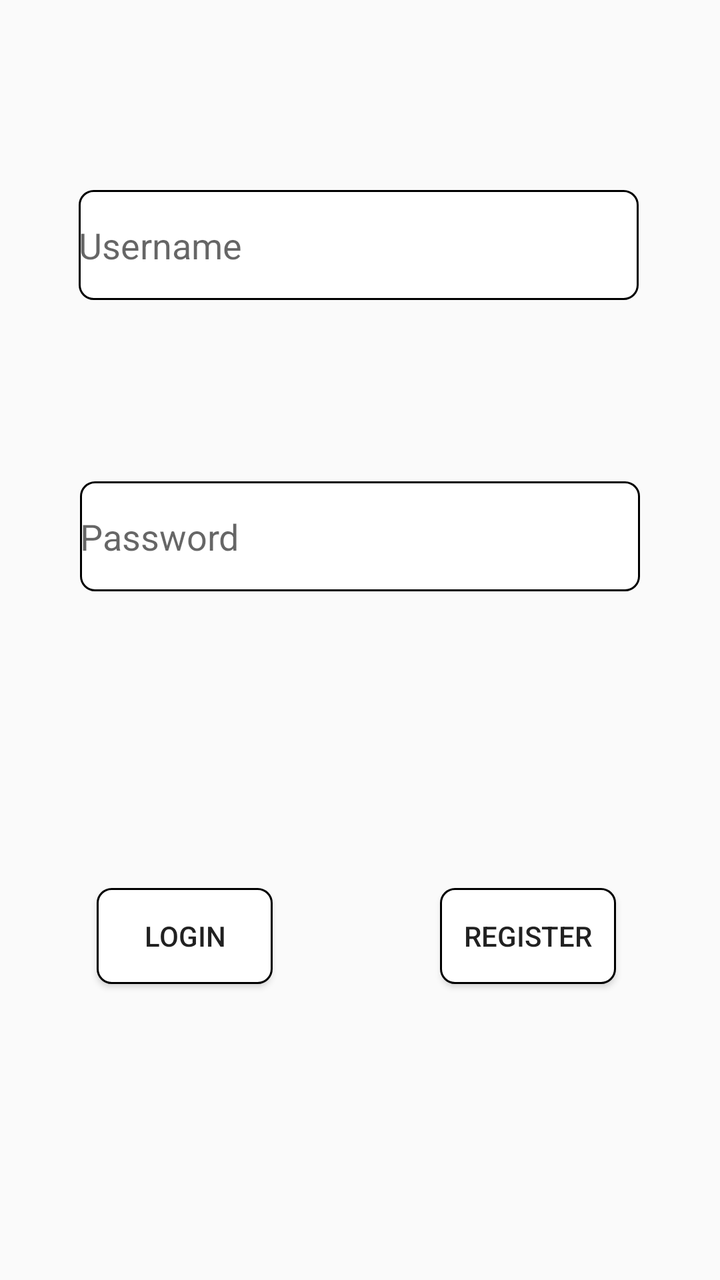
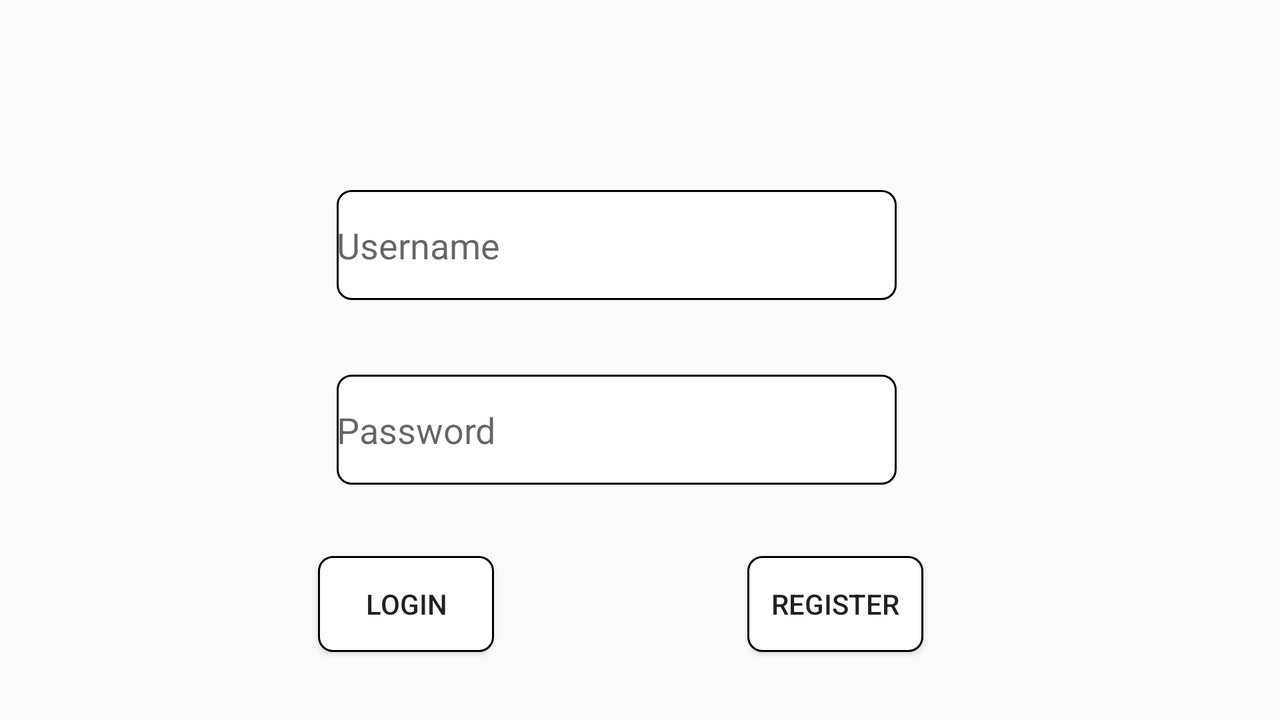

Two renders of one Android screen. The first uses the default layout on a phone; the second uses the alternative layout the repository ships for a different screen configuration, on a matching device. The two XML files are below.
<!-- AndroidManifest.xml: application theme AppTheme -->
<!-- res/layout/activity_main.xml -->
<?xml version="1.0" encoding="utf-8"?>
<android.support.constraint.ConstraintLayout xmlns:android="http://schemas.android.com/apk/res/android"
    xmlns:app="http://schemas.android.com/apk/res-auto"
    xmlns:tools="http://schemas.android.com/tools"
    android:layout_width="match_parent"
    android:layout_height="match_parent"
    tools:context="jjcdevelopments.munchies.MainActivity"
    tools:layout_editor_absoluteY="81dp"
    tools:layout_editor_absoluteX="0dp">

    <Button
        android:id="@+id/LogBtn"
        android:layout_width="wrap_content"
        android:layout_height="wrap_content"
        android:layout_marginLeft="8dp"
        android:layout_marginRight="8dp"
        android:background="@drawable/shape"
        android:text="Login"
        app:layout_constraintHorizontal_bias="0.157"
        app:layout_constraintLeft_toLeftOf="parent"
        app:layout_constraintRight_toRightOf="parent"
        android:layout_marginTop="8dp"
        app:layout_constraintTop_toBottomOf="@+id/editText2"
        app:layout_constraintBottom_toBottomOf="parent"
        android:layout_marginBottom="8dp" />

    <EditText
        android:id="@+id/editText"
        android:layout_width="280dp"
        android:layout_height="55dp"
        android:ems="10"
        android:hint="Username"
        android:inputType="textPersonName"
        android:background="@drawable/shape"
        app:layout_constraintTop_toTopOf="parent"
        android:layout_marginTop="95dp"
        android:layout_marginLeft="8dp"
        app:layout_constraintLeft_toLeftOf="parent"
        android:layout_marginRight="8dp"
        app:layout_constraintRight_toRightOf="parent"
        app:layout_constraintBottom_toBottomOf="parent"
        android:layout_marginBottom="8dp"
        app:layout_constraintVertical_bias="0.0"
        app:layout_constraintHorizontal_bias="0.488" />

    <EditText
        android:id="@+id/editText2"
        android:layout_width="280dp"
        android:layout_height="55dp"
        android:ems="10"
        android:hint="Password"
        android:inputType="textPassword"
        android:background="@drawable/shape"
        android:layout_marginLeft="8dp"
        app:layout_constraintLeft_toLeftOf="parent"
        android:layout_marginRight="8dp"
        app:layout_constraintRight_toRightOf="parent"
        app:layout_constraintTop_toTopOf="parent"
        android:layout_marginTop="8dp"
        app:layout_constraintBottom_toBottomOf="parent"
        android:layout_marginBottom="8dp"
        app:layout_constraintVertical_bias="0.409" />

    <Button
        android:id="@+id/RegBtn"
        android:layout_width="wrap_content"
        android:layout_height="wrap_content"
        android:layout_marginBottom="8dp"
        android:layout_marginLeft="8dp"
        android:layout_marginRight="52dp"
        android:background="@drawable/shape"
        android:text="Register"
        app:layout_constraintBottom_toBottomOf="parent"
        app:layout_constraintHorizontal_bias="1.0"
        app:layout_constraintLeft_toLeftOf="parent"
        app:layout_constraintRight_toRightOf="parent"
        android:layout_marginTop="8dp"
        app:layout_constraintTop_toBottomOf="@+id/editText2" />

</android.support.constraint.ConstraintLayout>
<!-- resources referenced by this layout -->
<resources>
  <!-- drawable shape (drawable) -->
  <?xml version="1.0" encoding="utf-8"?>
  <shape xmlns:android="http://schemas.android.com/apk/res/android" >
      <stroke android:width="1dp"
          android:color="#000000"/>
      <solid
          android:color="#FFFFFF" />
      <corners
          android:bottomLeftRadius="7dp"
          android:bottomRightRadius="7dp"
          android:topLeftRadius="7dp"
          android:topRightRadius="7dp" />
  </shape>
  <style name="AppTheme" parent="Theme.AppCompat.Light.DarkActionBar">
          
          <item name="colorPrimary">@color/colorPrimary</item>
          <item name="colorPrimaryDark">@color/colorPrimaryDark</item>
          <item name="colorAccent">@color/colorAccent</item>
      </style>
  <color name="colorPrimary">#041b9b</color>
  <color name="colorPrimaryDark">#000</color>
  <color name="colorAccent">#ac0208</color>
</resources>
<!-- res/layout-land/activity_main.xml (the repository's variant of the layout above) -->
<!-- drawn on the phone turned sideways -->
<?xml version="1.0" encoding="utf-8"?>
<android.support.constraint.ConstraintLayout xmlns:android="http://schemas.android.com/apk/res/android"
    xmlns:app="http://schemas.android.com/apk/res-auto"
    xmlns:tools="http://schemas.android.com/tools"
    android:layout_width="match_parent"
    android:layout_height="match_parent"
    tools:context="jjcdevelopments.munchies.MainActivity"
    tools:layout_editor_absoluteY="81dp"
    tools:layout_editor_absoluteX="0dp"
    android:background="@mipmap/mainbg">

    <Button
        android:id="@+id/LogBtn"
        android:layout_width="wrap_content"
        android:layout_height="wrap_content"
        android:layout_marginLeft="8dp"
        android:layout_marginRight="8dp"
        android:background="@drawable/shape"
        android:text="Login"
        app:layout_constraintHorizontal_bias="0.282"
        app:layout_constraintLeft_toLeftOf="parent"
        app:layout_constraintRight_toRightOf="parent"
        android:layout_marginTop="8dp"
        app:layout_constraintTop_toBottomOf="@+id/Password"
        app:layout_constraintBottom_toBottomOf="parent"
        android:layout_marginBottom="8dp"
        app:layout_constraintVertical_bias="0.514" />

    <EditText
        android:id="@+id/editText"
        android:layout_width="280dp"
        android:layout_height="55dp"
        android:ems="10"
        android:hint="Username"
        android:inputType="textPersonName"
        android:background="@drawable/shape"
        app:layout_constraintTop_toTopOf="parent"
        android:layout_marginTop="95dp"
        android:layout_marginLeft="8dp"
        app:layout_constraintLeft_toLeftOf="parent"
        android:layout_marginRight="8dp"
        app:layout_constraintRight_toRightOf="parent"
        app:layout_constraintBottom_toBottomOf="parent"
        android:layout_marginBottom="8dp"
        app:layout_constraintVertical_bias="0.0"
        app:layout_constraintHorizontal_bias="0.466" />

    <EditText
        android:id="@+id/Password"
        android:layout_width="280dp"
        android:layout_height="55dp"
        android:ems="10"
        android:hint="Password"
        android:inputType="textPassword"
        android:background="@drawable/shape"
        android:layout_marginLeft="8dp"
        app:layout_constraintLeft_toLeftOf="parent"
        android:layout_marginRight="8dp"
        app:layout_constraintRight_toRightOf="parent"
        app:layout_constraintTop_toTopOf="parent"
        android:layout_marginTop="8dp"
        app:layout_constraintBottom_toBottomOf="parent"
        android:layout_marginBottom="8dp"
        app:layout_constraintVertical_bias="0.62"
        app:layout_constraintHorizontal_bias="0.466" />

    <Button
        android:id="@+id/RegBtn"
        android:layout_width="wrap_content"
        android:layout_height="wrap_content"
        android:layout_marginBottom="8dp"
        android:layout_marginLeft="8dp"
        android:layout_marginRight="52dp"
        android:background="@drawable/shape"
        android:text="Register"
        app:layout_constraintBottom_toBottomOf="parent"
        app:layout_constraintHorizontal_bias="0.743"
        app:layout_constraintLeft_toLeftOf="parent"
        app:layout_constraintRight_toRightOf="parent"
        android:layout_marginTop="8dp"
        app:layout_constraintTop_toBottomOf="@+id/Password"
        app:layout_constraintVertical_bias="0.514" />

</android.support.constraint.ConstraintLayout>
